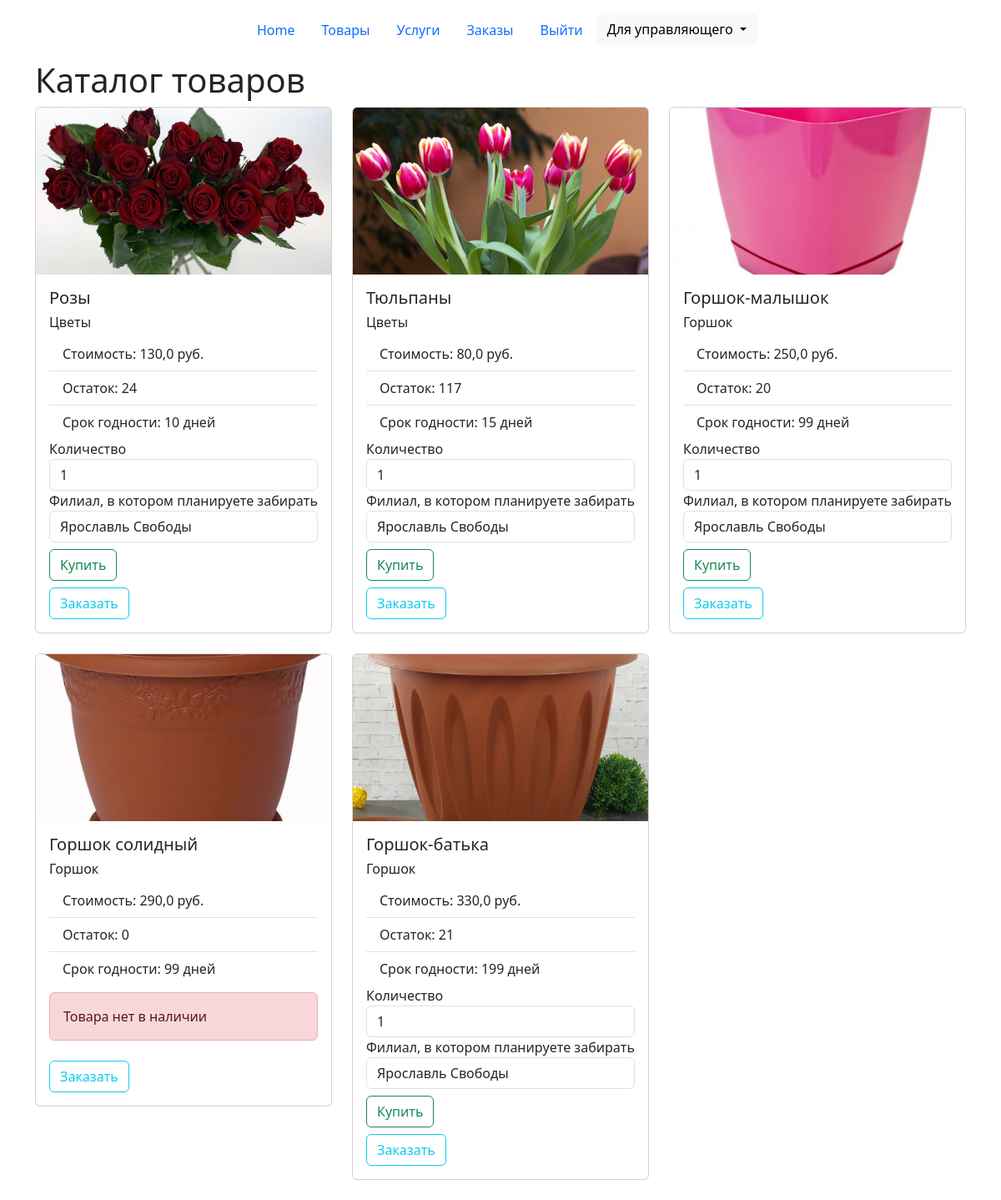
/products/ (signed in), run on the app's committed database.
### main/models.py (models this page shows, shortened)
class Products(models.Model):
    name = models.CharField(max_length=50, verbose_name='Название', blank=True, null=True)
    type_product = models.ForeignKey(Types_products, on_delete=models.CASCADE, verbose_name='Тип продукта', blank=True,
                                     null=True)
    cost = models.FloatField(verbose_name='Стоимость', blank=True, null=True)
    photo = models.ImageField(upload_to='products', verbose_name='Фото', blank=True, null=True)
    stock_balance = models.IntegerField(verbose_name='Остаток на складе', blank=True, null=True)
    sheif_life = models.IntegerField(verbose_name='Срок годности', blank=True, null=True)
    class Meta:
        verbose_name = 'Товар'
        verbose_name_plural = 'Товары'

class Types_products(models.Model):
    name = models.CharField(max_length=50, verbose_name='Название', blank=True, null=True)
    def __str__(self):
        return f'{self.name}'
    class Meta:
        verbose_name = 'Тип товара'
        verbose_name_plural = 'Типы товаров'

### main/views.py (the view)
# urls.py: path('products/', views.products, name='products'),
def products(request):
    filials = Filials.objects.all()
    products = Products.objects.all()
    return render(request, 'products.html', {'products': products, 'filials': filials})

### templates/products.html (shortened to what this page needs)
{% extends 'navbar.html' %}
{% block content %}
    <div class="container">
        <div class="row">
            <div class="col-12">
                <h1>Каталог товаров</h1>
            </div>
        </div>
    </div>
    <div class="container">
        <div class="row">
            {% for p in products %}
                <div class="col-4">
                    <div class="card mb-4 d-flex flex-fill" id="card_{{ p.id }}">
                        <img src="{{ p.photo.url }}" class="card-img-top" alt="{{ p.name }}"
                             style="max-height: 200px; object-fit: cover;">
                        <div class="card-body">
                            <h5 class="card-title">{{ p.name }}</h5>
                            <h6 class="card-title">{{ p.type_product }}</h6>
                            <ul class="list-group list-group-flush">
                                <li class="list-group-item">Стоимость: {{ p.cost }} руб.</li>
                                <li class="list-group-item">Остаток: {{ p.stock_balance }}</li>
                                <li class="list-group-item">Срок годности: {{ p.sheif_life }} дней</li>
                            </ul>
                            {% if p.stock_balance > 0 %}
                                {% if request.user.is_authenticated %}
                                    <form method="post" action="{% url 'create_order' p.id %}">
                                        <label for="product_count">Количество</label>
                                        <input type="number" name="product_count" value="1" min="1"
                                               max="{{ p.stock_balance }}"
                                               class="form-control">
                                        <label for="filial">Филиал, в котором планируете забирать</label>
                                        <select name="filial" class="form-control">
                                            {% for f in filials %}
                                                <option value="{{ f.id }}">{{ f.city }} {{ f.street }}</option>
                                            {% endfor %}
                                        </select>
                                        <button type="submit" class="btn btn-outline-success mt-2">Купить</button>
                                    </form>
                                    {% if request.user.role.name == 'Управляющий' %}
                                        <a class="btn btn-outline-info mt-2 supply">Заказать</a>
                                    {% endif %}
                                {% else %}
                                    <div class="alert alert-info mt-2" role="alert">
                                        Для заказа товара необходимо авторизоваться
                                    </div>
                                {% endif %}
                            {% else %}
                                <div class="alert alert-danger mt-2" role="alert">
                                    Товара нет в наличии
                                </div>
                                {% if request.user.role.name == 'Управляющий' %}
                                    <a class="btn btn-outline-info mt-2 supply">Заказать</a>
                                {% endif %}
                            {% endif %}
                        </div>
                    </div>
                </div>
            {% endfor %}
        </div>
    </div>
{% endblock %}

### data on the page
Products: photo (picture), name "Розы", type_product "Цветы", cost "130,0", stock_balance "24", sheif_life "10", shows "Заказать"
Products: photo (picture), name "Тюльпаны", type_product "Цветы", cost "80,0", stock_balance "117", sheif_life "15", shows "Заказать"
Products: photo (picture), name "Горшок-малышок", type_product "Горшок", cost "250,0", stock_balance "20", sheif_life "99", shows "Заказать"
Products: photo (picture), name "Горшок солидный", type_product "Горшок", cost "290,0", stock_balance "0", sheif_life "99", shows "Товара нет в наличии", shows "Заказать"
Products: photo (picture), name "Горшок-батька", type_product "Горшок", cost "330,0", stock_balance "21", sheif_life "199", shows "Заказать"

### other printed values
form field filial "Ярославль Свободы"
